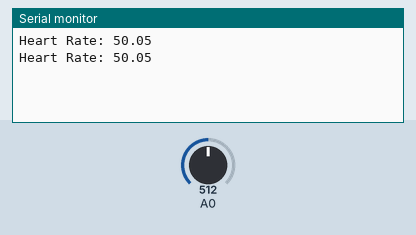
Recording of a sketch running on a simulated Arduino Uno, built with avr-gcc and run on an emulated ATmega328P. On the bench: the last lines printed to the serial monitor. The test bench sets the inputs (shaded band); at power-on: A0 = 512.

Above: at 1.8 s.
1.9 s: A0 set to 716
At 2.5 s:
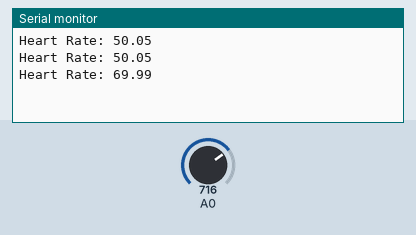
3.4 s: A0 set to 900
At 4.8 s:
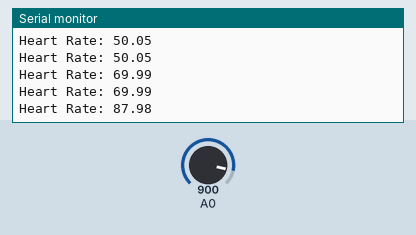
Timing chart, 0 to 6.4 s (numbered marks = the images above; inputs shaded):
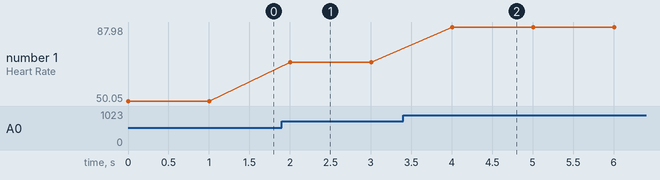

Measured:
- after the input at 1.9 s, the serial monitor: prints a new line after 0.10 s (image 1)
- after the input at 3.4 s, the serial monitor: prints a new line after 0.60 s (image 2)
- plotted number 1: 50.05 → 69.99 after the input at 1.9 s, 69.99 → 87.98 after the input at 3.4 s

The sketch:

pulse_sensor.c.ino
```cpp
void setup()
{
  // Debug console
  Serial.begin(115200);
}

void loop()
{
  float h = analogRead(A0);
  if (isnan(h))
  {
    Serial.println("Failed to read from Pulse Sensor!");
    return;
  }
  Serial.print("Heart Rate: ");
  Serial.println(h/1023*100);
  delay(1000);
}
```
